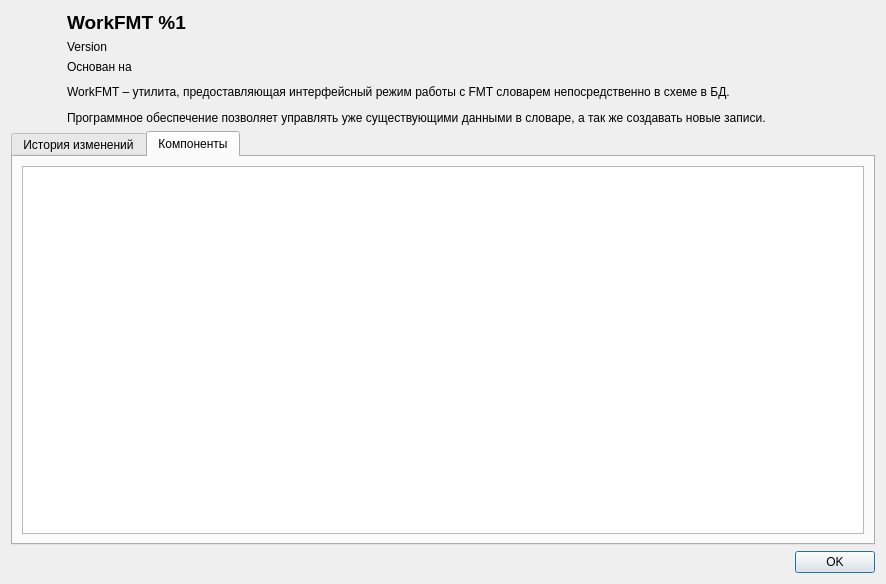
<?xml version="1.0" encoding="UTF-8"?>
<ui version="4.0">
 <class>AboutDlg</class>
 <widget class="QDialog" name="AboutDlg">
  <property name="geometry">
   <rect>
    <x>0</x>
    <y>0</y>
    <width>886</width>
    <height>584</height>
   </rect>
  </property>
  <property name="windowTitle">
   <string>О программе...</string>
  </property>
  <layout class="QVBoxLayout" name="verticalLayout_2">
   <item>
    <layout class="QHBoxLayout" name="horizontalLayout" stretch="0,1">
     <item>
      <widget class="QLabel" name="label">
       <property name="minimumSize">
        <size>
         <width>50</width>
         <height>0</height>
        </size>
       </property>
       <property name="text">
        <string/>
       </property>
       <property name="scaledContents">
        <bool>false</bool>
       </property>
       <property name="alignment">
        <set>Qt::AlignLeading|Qt::AlignLeft|Qt::AlignTop</set>
       </property>
      </widget>
     </item>
     <item>
      <layout class="QVBoxLayout" name="verticalLayout">
       <item>
        <widget class="QLabel" name="applicationTitle">
         <property name="text">
          <string>&lt;html&gt;&lt;head/&gt;&lt;body&gt;&lt;p&gt;&lt;span style=&quot; font-size:14pt; font-weight:600;&quot;&gt;WorkFMT %1&lt;/span&gt;&lt;/p&gt;&lt;/body&gt;&lt;/html&gt;</string>
         </property>
         <property name="alignment">
          <set>Qt::AlignLeading|Qt::AlignLeft|Qt::AlignTop</set>
         </property>
         <property name="textInteractionFlags">
          <set>Qt::LinksAccessibleByMouse|Qt::TextSelectableByKeyboard|Qt::TextSelectableByMouse</set>
         </property>
        </widget>
       </item>
       <item>
        <widget class="QLabel" name="labelVersion">
         <property name="text">
          <string>Version</string>
         </property>
         <property name="textInteractionFlags">
          <set>Qt::LinksAccessibleByMouse|Qt::TextSelectableByKeyboard|Qt::TextSelectableByMouse</set>
         </property>
        </widget>
       </item>
       <item>
        <widget class="QLabel" name="labelBased">
         <property name="text">
          <string>Основан на</string>
         </property>
         <property name="textInteractionFlags">
          <set>Qt::LinksAccessibleByMouse|Qt::TextSelectableByKeyboard|Qt::TextSelectableByMouse</set>
         </property>
        </widget>
       </item>
       <item>
        <spacer name="verticalSpacer">
         <property name="orientation">
          <enum>Qt::Vertical</enum>
         </property>
         <property name="sizeType">
          <enum>QSizePolicy::Minimum</enum>
         </property>
         <property name="sizeHint" stdset="0">
          <size>
           <width>20</width>
           <height>5</height>
          </size>
         </property>
        </spacer>
       </item>
       <item>
        <widget class="QLabel" name="description">
         <property name="text">
          <string>&lt;html&gt;&lt;head/&gt;&lt;body&gt;&lt;p align=&quot;justify&quot;&gt;WorkFMT – утилита, предоставляющая интерфейсный режим работы с FMT словарем непосредственно в схеме в БД.&lt;/p&gt;&lt;p align=&quot;justify&quot;&gt;Программное обеспечение позволяет управлять уже существующими данными в словаре, а так же создавать новые записи.&lt;/p&gt;&lt;/body&gt;&lt;/html&gt;</string>
         </property>
         <property name="alignment">
          <set>Qt::AlignLeading|Qt::AlignLeft|Qt::AlignTop</set>
         </property>
         <property name="wordWrap">
          <bool>true</bool>
         </property>
         <property name="textInteractionFlags">
          <set>Qt::LinksAccessibleByMouse|Qt::TextSelectableByKeyboard|Qt::TextSelectableByMouse</set>
         </property>
        </widget>
       </item>
      </layout>
     </item>
    </layout>
   </item>
   <item>
    <widget class="QTabWidget" name="tabWidget">
     <property name="currentIndex">
      <number>1</number>
     </property>
     <widget class="QWidget" name="tab">
      <attribute name="title">
       <string>История изменений</string>
      </attribute>
     </widget>
     <widget class="QWidget" name="tab_2">
      <attribute name="title">
       <string>Компоненты</string>
      </attribute>
      <layout class="QVBoxLayout" name="verticalLayout_4">
       <item>
        <widget class="QTreeView" name="componentsView">
         <property name="editTriggers">
          <set>QAbstractItemView::NoEditTriggers</set>
         </property>
         <property name="showDropIndicator" stdset="0">
          <bool>false</bool>
         </property>
         <property name="rootIsDecorated">
          <bool>false</bool>
         </property>
        </widget>
       </item>
      </layout>
     </widget>
    </widget>
   </item>
   <item>
    <widget class="QDialogButtonBox" name="buttonBox">
     <property name="orientation">
      <enum>Qt::Horizontal</enum>
     </property>
     <property name="standardButtons">
      <set>QDialogButtonBox::Ok</set>
     </property>
    </widget>
   </item>
  </layout>
 </widget>
 <resources/>
 <connections/>
</ui>
